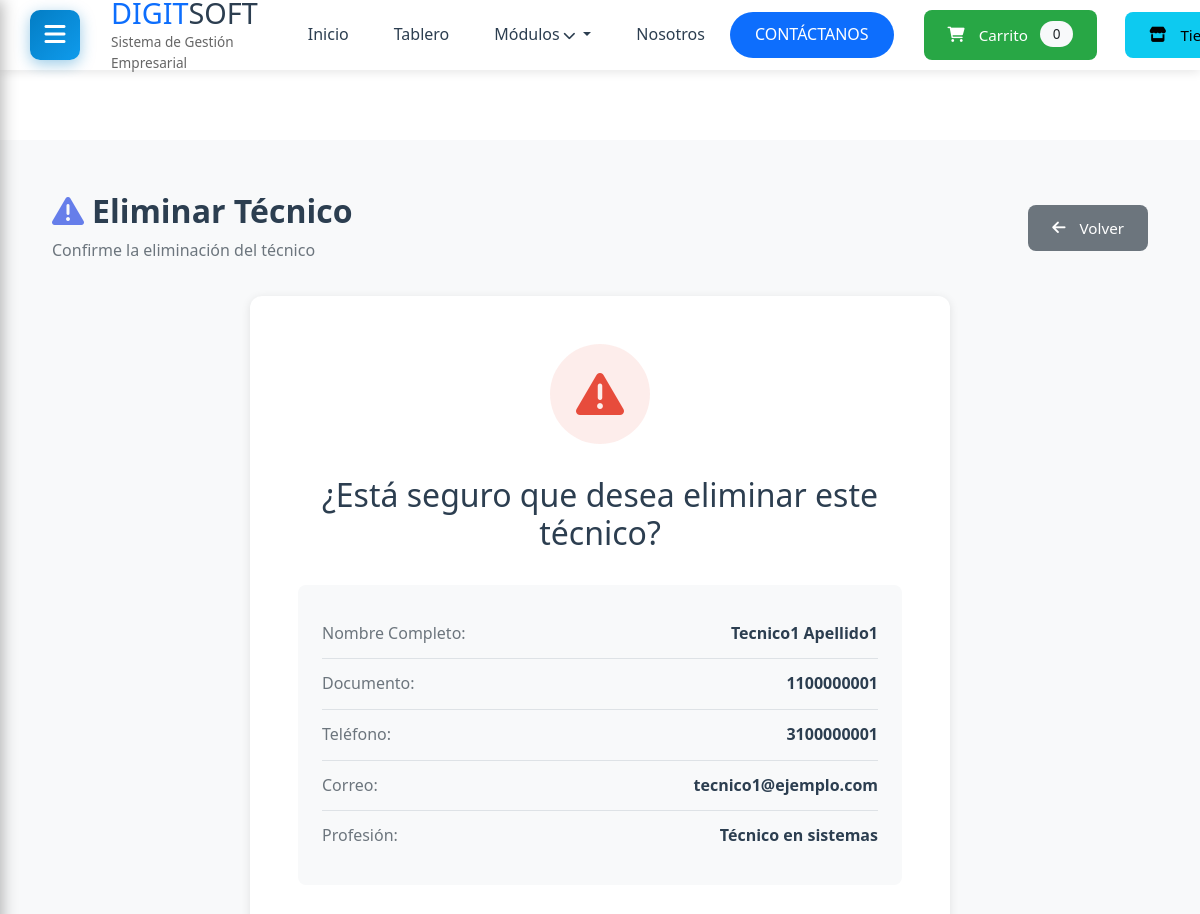
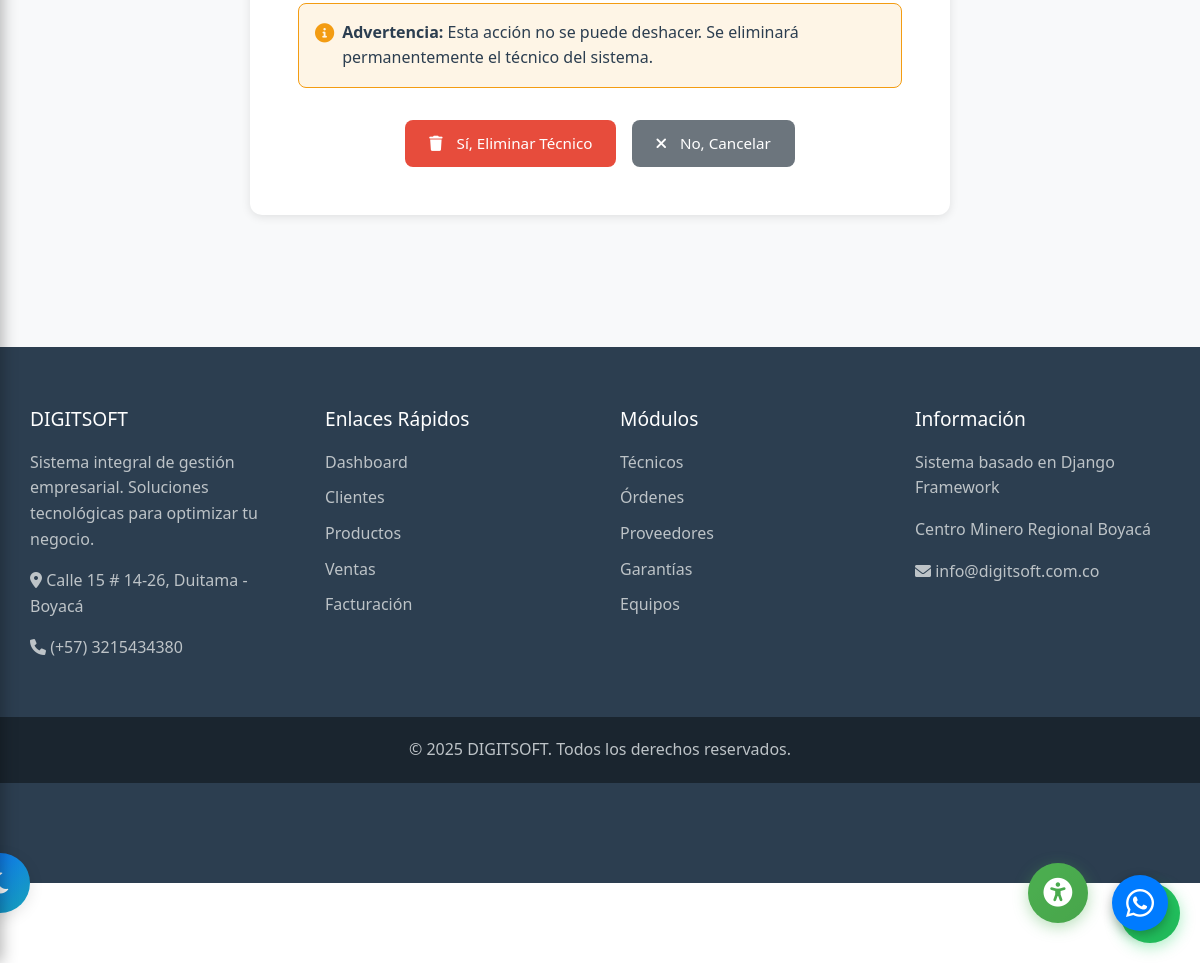
Screenshot of /tecnicos/eliminar/11/ (signed in) with the database file from the repository (2 pictures, top to bottom).
### tecnicos/models.py (models this page shows, shortened)
class Tecnico(models.Model):
    nombres = models.CharField(max_length=100, verbose_name="Nombres")
    apellidos = models.CharField(max_length=100, verbose_name="Apellidos")
    numero_documento = models.CharField(
        max_length=20,
        unique=True,
        verbose_name="Número de Documento",
        validators=[RegexValidator(r'^\d+$', 'Solo se permiten números')]
    )
    telefono = models.CharField(
        max_length=15,
        verbose_name="Teléfono",
        validators=[RegexValidator(r'^\+?1?\d{9,15}$', 'Ingrese un número de teléfono válido')]
    )
    correo = models.EmailField(verbose_name="Correo Electrónico")
    profesion = models.CharField(max_length=100, verbose_name="Profesión")
    activo = models.BooleanField(default=True, verbose_name="Activo")
    fecha_registro = models.DateTimeField(auto_now_add=True, verbose_name="Fecha de Registro")
    fecha_actualizacion = models.DateTimeField(auto_now=True, verbose_name="Última Actualización")
    class Meta:
        verbose_name = "Técnico"
        verbose_name_plural = "Técnicos"
        ordering = ['apellidos', 'nombres']
        db_table = 'tecnicos'
    @property
    def nombre_completo(self):
        return f"{self.nombres} {self.apellidos}"

### tecnicos/views.py (the view)
# urls.py: path('eliminar/<int:pk>/', views.eliminar_tecnico, name='eliminar'),
@login_required
@user_passes_test(es_staff, login_url='dashboard:index')
def eliminar_tecnico(request, pk):
    tecnico = get_object_or_404(Tecnico, pk=pk)
    if request.method == 'POST':
        nombre = tecnico.nombre_completo
        tecnico.delete()
        messages.success(request, f'Técnico {nombre} eliminado exitosamente.')
        return redirect('tecnicos:lista')
    context = {
        'tecnico': tecnico
    }
    return render(request, 'tecnicos/eliminar.html', context)

### tecnicos/views.py (called while the page is built)
def es_staff(user):
    return user.is_staff or user.is_superuser

### templates/tecnicos/eliminar.html (shortened to what this page needs)
{% extends 'base_dashboard.html' %}
{% load static %}
{% block extra_css %}
<link rel="stylesheet" href="{% static 'css/tecnicos.css' %}">
<link rel="stylesheet" href="{% static 'css/theme-switcher.css' %}">
{% endblock %}
{% block content %}
<div class="tecnicos-container">
    <div class="tecnicos-header">
        <div class="header-left">
            <h1><i class="fas fa-exclamation-triangle"></i> Eliminar Técnico</h1>
            <p class="text-muted">Confirme la eliminación del técnico</p>
        </div>
        <div class="header-right">
            <a href="{% url 'tecnicos:lista' %}" class="btn btn-secondary">
                <i class="fas fa-arrow-left"></i> Volver
            </a>
        </div>
    </div>
    <div class="delete-container">
        <div class="delete-card">
            <div class="delete-icon">
                <i class="fas fa-exclamation-triangle"></i>
            </div>
            <h2>¿Está seguro que desea eliminar este técnico?</h2>
            <div class="delete-info">
                <div class="info-row">
                    <span class="info-label">Nombre Completo:</span>
                    <span class="info-value">{{ tecnico.nombre_completo }}</span>
                </div>
                <div class="info-row">
                    <span class="info-label">Documento:</span>
                    <span class="info-value">{{ tecnico.numero_documento }}</span>
                </div>
                <div class="info-row">
                    <span class="info-label">Teléfono:</span>
                    <span class="info-value">{{ tecnico.telefono }}</span>
                </div>
                <div class="info-row">
                    <span class="info-label">Correo:</span>
                    <span class="info-value">{{ tecnico.correo }}</span>
                </div>
                <div class="info-row">
                    <span class="info-label">Profesión:</span>
                    <span class="info-value">{{ tecnico.profesion }}</span>
                </div>
            </div>
            <div class="delete-warning">
                <i class="fas fa-info-circle"></i>
                <p><strong>Advertencia:</strong> Esta acción no se puede deshacer. Se eliminará permanentemente el técnico del sistema.</p>
            </div>
            <form method="post" class="delete-form">
                <div class="delete-actions">
                    <button type="submit" class="btn btn-danger">
                        <i class="fas fa-trash"></i> Sí, Eliminar Técnico
                    </button>
                    <a href="{% url 'tecnicos:lista' %}" class="btn btn-secondary">
                        <i class="fas fa-times"></i> No, Cancelar
                    </a>
                </div>
            </form>
        </div>
    </div>
</div>
{% endblock %}

### static/css/dashboard.css (style rules this page uses)
:root { --primary-color: #037dc4; --secondary-color: #0f9bec; --dark-color: #2c3e50; --light-color: #f9f9f9; --sidebar-width: 250px; --header-height: 70px; }
* { margin: 0; padding: 0; box-sizing: border-box; }
body { font-family: 'Segoe UI', Tahoma, Geneva, Verdana, sans-serif; background-color: #f5f6fa; color: #323235; line-height: 1.6; min-height: 100vh; display: flex; flex-direction: column; }

### static/css/theme-switcher.css (style rules this page uses)
:root { --bg-primary: #ffffff; --bg-secondary: #f8f9fa; --bg-card: #ffffff; --text-primary: #212529; --text-secondary: #6c757d; --border-color: #dee2e6; --shadow: rgba(0, 0, 0, 0.1); --primary-color: #0d6efd; --success-color: #28a745; --danger-color: #dc3545; --warning-color: #ffc107; --info-color: #17a2b8; --input-bg: #ffffff; --input-border: #ced4da; --table-hover: #f8f9fa; }
body { background-color: var(--bg-primary); color: var(--text-primary); transition: background-color 0.3s ease, color 0.3s ease; }
.text-muted { color: var(--text-secondary) !important; }
* { transition: background-color 0.3s ease, color 0.3s ease, border-color 0.3s ease; }

### static/css/accessibility.css (style rules this page uses)
body { transition: background-color 0.3s ease, color 0.3s ease, filter 0.3s ease; }

### static/css/responsive-global.css (style rules this page uses)
:root { --container-max-width: 1200px; --spacing-xs: 0.5rem; --spacing-sm: 1rem; --spacing-md: 1.5rem; --spacing-lg: 2rem; --spacing-xl: 3rem; }
* { box-sizing: border-box; }
html { font-size: 16px; -webkit-text-size-adjust: 100%; -ms-text-size-adjust: 100%; }
body { margin: 0; padding: 0; overflow-x: hidden !important; max-width: 100vw; }
.btn { display: inline-block; font-weight: 400; text-align: center; white-space: nowrap; vertical-align: middle; user-select: none; border: 1px solid transparent; padding: 0.375rem 0.75rem; font-size: 1rem; line-height: 1.5; border-radius: 0.25rem; transition: all 0.15s ease-in-out; cursor: pointer; }
h1, .h1 { font-size: 2.5rem; }
h2, .h2 { font-size: 2rem; }

### static/css/responsive-fixes.css (style rules this page uses)
body { padding-bottom: 20px; }
html, body { overflow-x: hidden; position: relative; }

### static/css/modulos-fix-responsive.css (style rules this page uses)
.btn { border-radius: 8px; padding: 10px 20px; font-weight: 600; transition: all 0.3s; border: none; }
.btn i { margin-right: 6px; }
.btn-secondary-enhanced, .btn-secondary { background: #6c757d; color: white; }
.btn-danger { background: #dc3545; color: white; }
html, body { overflow-x: hidden; max-width: 100vw; }
* { box-sizing: border-box; }

### static/css/click-fix-critical.css (style rules this page uses)
input, select, textarea, button, .form-control, .form-select, .btn { position: relative !important; z-index: 12 !important; pointer-events: auto !important; }
body::before, body::after, .main-wrapper::before, .main-wrapper::after { content: none !important; display: none !important; }
* { max-height: none !important; }

### rows the page displays
Tecnico: nombre_completo "Tecnico1 Apellido1", numero_documento "1100000001", telefono "3100000001", correo "tecnico1@ejemplo.com", profesion "Técnico en sistemas"
